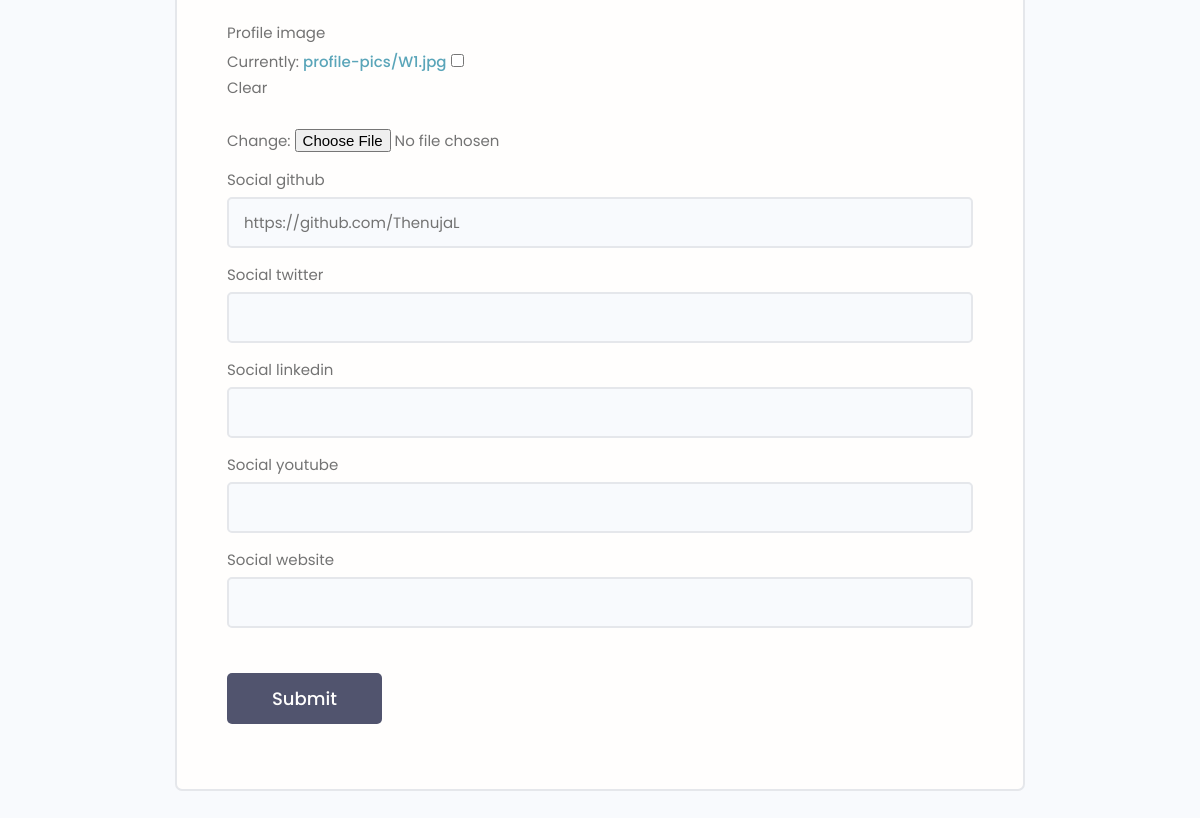
Page /edit-account/ (signed in, lower part) on the earlier database version.
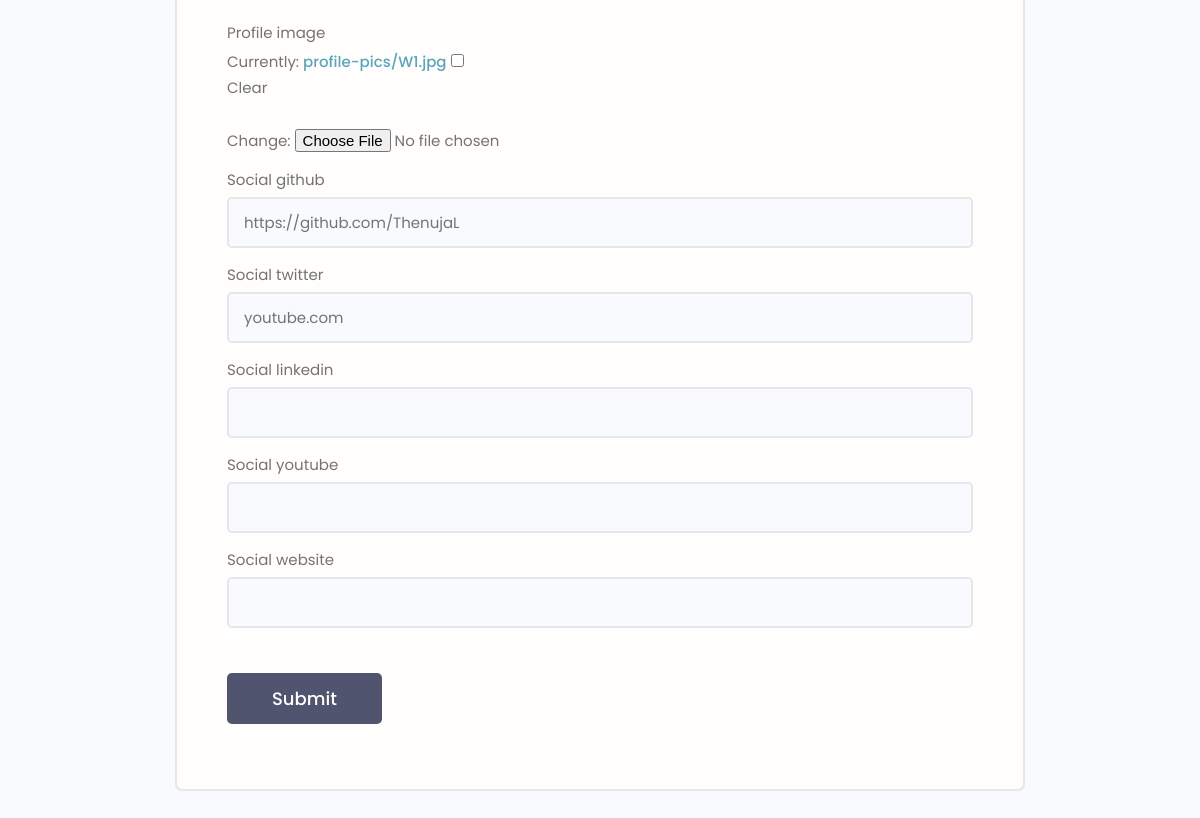
Same page on the later database version.
### users/models.py (models this page shows, shortened)
class Profile(models.Model):
    user = models.OneToOneField(User, on_delete=models.CASCADE, null=True, blank=True )
    first_name = models.CharField(max_length=100)
    last_name = models.CharField(max_length=100)
    username = models.CharField(max_length=80, null=True, blank=True)
    email = models.EmailField(max_length=80, null=True, blank=True)
    city = models.CharField(max_length=100)
    country = models.CharField(max_length=100)
    short_intro = models.CharField(max_length=200, blank=True, null=True)
    bio = models.TextField(blank=True, null=True)
    profile_image = models.ImageField(null=True, blank=True, upload_to='profile-pics/', default="profile-pics/user-default.png")
    social_github = models.CharField(max_length=200, blank=True, null=True)
    social_twitter = models.CharField(max_length=200, blank=True, null=True)
    social_linkedin = models.CharField(max_length=200, blank=True, null=True)
    social_youtube = models.CharField(max_length=200, blank=True, null=True)
    social_website = models.CharField(max_length=200, blank=True, null=True)
    created_date = models.DateTimeField(auto_now_add=True)
    id = models.UUIDField(default=uuid.uuid4, unique=True, primary_key=True, editable=False)

### users/views.py (the view)
# urls.py: path('edit-account/', views.editAccount, name='edit-account'),
@login_required(login_url='login')
def editAccount(request):
    profile = request.user.profile
    form = ProfileForm(instance=profile)
    context = {'form' : form}
    if request.method == 'POST':
        print('IS VALID')
        form = ProfileForm(request.POST, request.FILES, instance=profile)
        if form.is_valid():
            form.save()
            return redirect('account')
    context = {'form' : form}
    return render(request, 'users/profile_form.html', context)

### users/forms.py
class ProfileForm(ModelForm):
    class Meta:
        model = Profile
        fields = ['username', 'first_name', 'last_name', 'email', 'city', 'country', 'short_intro',
                  'bio', 'profile_image', 'social_github', 'social_twitter', 'social_linkedin',
                   'social_youtube', 'social_website']
    def __init__(self, *args, **kwargs):
        super(ProfileForm, self).__init__(*args, **kwargs)
        for name, field in self.fields.items():
            field.widget.attrs.update({'class': 'input'})

### users/templates/users/profile_form.html (shortened to what this page needs)
{% extends 'main.html' %}
 {% block content %}
 <main class="formPage my-xl">
   <div class="content-box">
       <div class="formWrapper">
           <br>
           <form class="form" method="POST" enctype="multipart/form-data" action="{% url 'edit-account' %}">
               {% for field in form %}
               <div class="form__field">
                   <label for="formInput#text">{{field.label}}</label>
                   {{field}}
               </div>
               {% endfor %}
               <input class="btn btn--sub btn--lg  my-md" type="submit" value="Submit" />
           </form>
       </div>
   </div>
</main>
 {% endblock %}

Differences in the rows shown:
changed Profile "https://github.com/ThenujaL": social_twitter (not shown) → "youtube.com"
